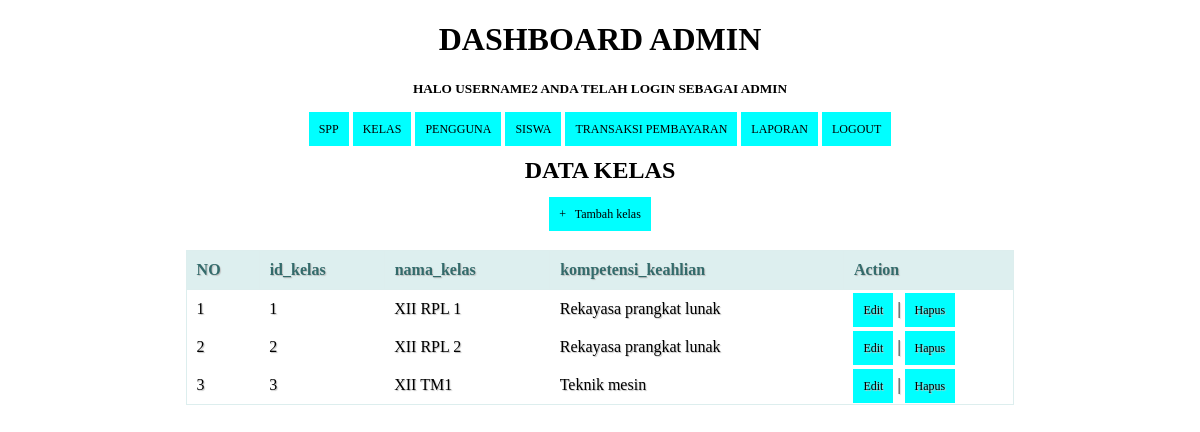
Screenshot of /kelas.php (signed in) with the database file from the repository.
### tables this page shows
CREATE TABLE `kelas` (
  `id_kelas` int(11) NOT NULL,
  `nama_kelas` varchar(10) NOT NULL,
  `kompetensi_keahlian` varchar(50) NOT NULL
);

### kelas.php (the view, shortened to what this page needs)
<!DOCTYPE html>
<html>
  <head>
  </head>
<body>
	<?php
  include ('header.php');
?>
    <center><h2>DATA KELAS</h2><center>
    <center><a href="tambah_kelas.php">+ &nbsp; Tambah kelas</a><center>
    <br/>
    <table>
      <thead>
        <tr>
		<th>NO</th>
    <th>id_kelas</th>
          <th>nama_kelas</th>
		  <th>kompetensi_keahlian</th>
          <th>Action</th>
        </tr>
    </thead>
    <tbody>
      <?php
      $query = "SELECT * FROM kelas  ORDER BY id_kelas ASC";
      $result = mysqli_query($koneksi, $query);
      $no = 1;
      while($row = mysqli_fetch_assoc($result))
      {
      ?>
       <tr>
          <td><?php echo $no; ?></td>
          <td><?php echo $row['id_kelas']; ?></td>
          <td><?php echo $row['nama_kelas']; ?></td>
		  <td><?php echo $row['kompetensi_keahlian']; ?></td>
          <td width="150px">
              <a href="edit_kelas.php?id=<?php echo $row['id_kelas']; ?>">Edit</a> |
              <a href="proses_hapuskelas.php?id=<?php echo $row['id_kelass']; ?>" onClick="return confirm('Anda yakin akan menghapus data ini?')">Hapus</a>
          </td>
      </tr>
      <?php
        $no++;
      }
      ?>
    </tbody>
    </table>
</body>
</html>

### kelas.php (style rules this page uses)
* { font-family: "Trebuchet MS"; }
h2 { text-transform: uppercase; color: black; }
table { border: crimson 1px #DC143C; border-collapse: collapse; border-spacing: 0; width: 70%; margin: 10px auto 10px auto; }
table thead th { background-color: #DC143C; border: crimson 1px #DC143C; color: #336B6B; padding: 10px; text-align: left; text-shadow: 1px 1px 1px #DC143C; text-decoration: none; }
table tbody td { border: crimson 1px #DC143C; color: #333; padding: 10px; text-shadow: 1px 1px 1px #DC143C; }
a { background-color: crimson; color: #DC143C; padding: 10px; text-decoration: none; font-size: 12px; }

### header.php (style rules this page uses)
* { font-family: "Trebuchet MS"; }
table { border: solid 1px #DDEEEE; border-collapse: collapse; border-spacing: 0; width: 70%; margin: 10px auto 10px auto; }
table thead th { background-color: #DDEFEF; border: solid 1px #DDEEEE; color: #336B6B; padding: 10px; text-align: left; text-shadow: 1px 1px 1px #C0C0C0; text-decoration: none; }
table tbody td { border: black 1px #DDEEEE; color: #000000 ; padding: 10px; text-shadow: 1px 1px 1px #C0C0C0; }
a { background-color: aqua; color: #000000; padding: 10px; text-decoration: none; font-size: 12px; }

### rows the page displays
kelas: id_kelas "1", nama_kelas "XII RPL 1", kompetensi_keahlian "Rekayasa prangkat lunak"
kelas: id_kelas "2", nama_kelas "XII RPL 2", kompetensi_keahlian "Rekayasa prangkat lunak"
kelas: id_kelas "3", nama_kelas "XII TM1", kompetensi_keahlian "Teknik mesin"

### other values shown
$_SESSION['username'] "USERNAME2"
$_SESSION['level'] "ADMIN"
